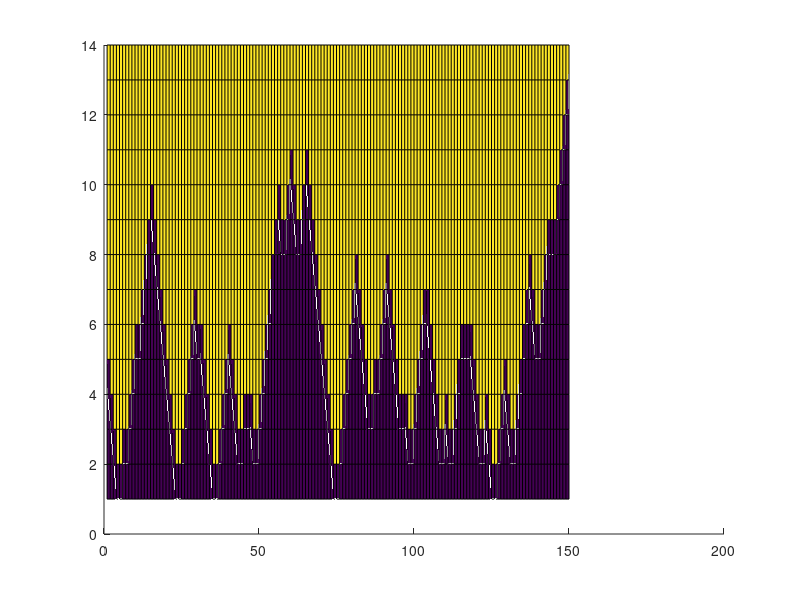
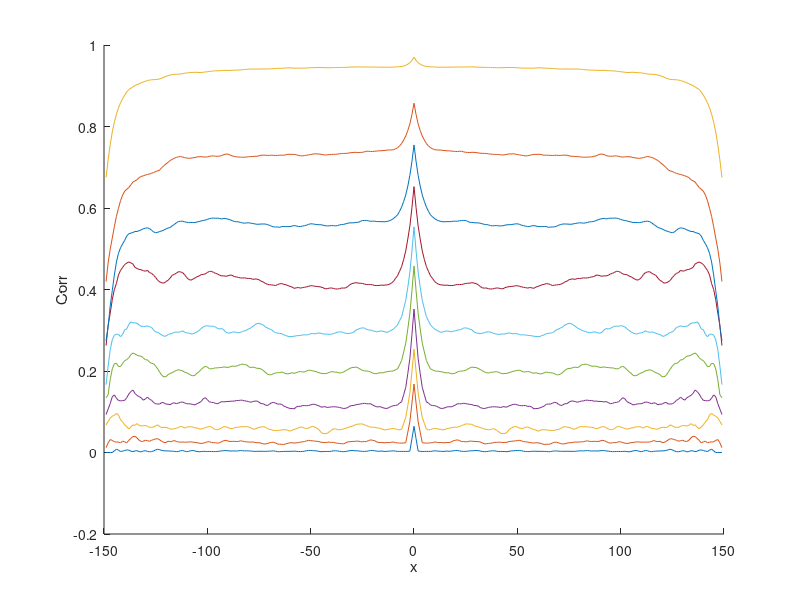
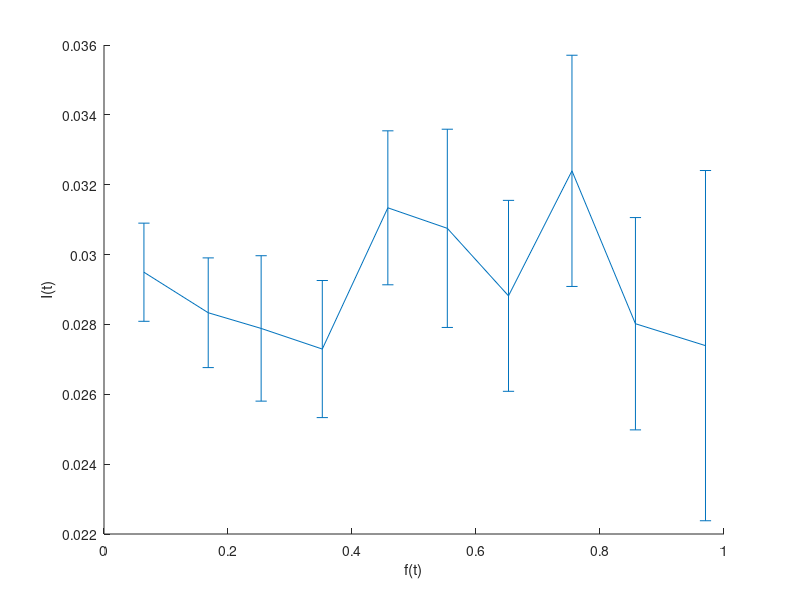

MATLAB code for these plots, in order:
%I simulate a nucleation and growth process on N blocks with variable
%velocity and I(t). 
%The initiation events are selected depending on the threshold thre. The
%I(t) for the fiber is then calculated as for the experiments.
%The unbiased autocorrelation and the I(t) are plotted and the set of
%simulated fibers saved in sample

clear all;
close all;

Fiber_length=150;
Fiber_number=100;

thre=3; %threshold for initiation
unit=1000; %unit of the block in bp
vel=1; %Num blocks elongated per round -> used in simulation;

%Reference for unit of time
interval=1; %%interval in min between two steps of simiulation
vel_permin=vel*unit/interval; %Speed express in bp/min
realinterval=thre*interval; %interval in min in which one event can be detected; 
coeff=0;
Init_prob=@(time) (0.03*interval^(coeff+1))*time.^coeff; %I0*t^alpha with alpha in 1/(block*interval^(alpha+1))==probability/interval

%Set flag=1 to generate set of fibers
flag=1;
if flag==1
% I replicate the fibers
for i=1:Fiber_number
   clear fiber rep_frac left_fork right_fork initiations eyes real_init rep_fracinit;
   step=1;
   Init=Init_prob(interval);
   fiber=zeros(1,Fiber_length);
   rep_frac(1)=sum(fiber(1,:))/Fiber_length; 
   temp=ceil(rand(1,round(Init*Fiber_length))*Fiber_length);
   initiations{1}=temp;
  %Find forks
  left_fork{1}=(findstr(fiber(1,:),[0 1])+1)';
  right_fork{1}=(findstr(fiber(1,:),[1 0]))';
 
  while sum(fiber(end,:))<Fiber_length
      Init=Init_prob(step*interval+interval);
      fiber(step+1,:)=fiber(step,:);
      %Elongation
      %I elongate the origins of the previous step
      for k=0:vel-1
      fiber(step+1,initiations{step}((initiations{step}-k)>=1)-k)=1;
      end
      for k=1:vel
      fiber(step+1,initiations{step}((initiations{step}+k)<=Fiber_length)+k)=1;
      end
      %Not problematic forks
      for k=1:vel
      fiber(step+1,left_fork{step}(2:end)-k)=1;
      fiber(step+1,right_fork{step}(1:end-1)+k)=1;         
      end
      %First left fork
      if ~isempty(left_fork{step})
      if  left_fork{step}(1)-vel<=0
         fiber(step+1,1:left_fork{step}(1))=1;
      else
          for k=1:vel
            fiber(step+1,left_fork{step}(1)-k)=1;     
          end
      end
      end
      %Last right fork
      if ~isempty(right_fork{step})
      if  right_fork{step}(end)+vel>=Fiber_length
         fiber(step+1,right_fork{step}(end):Fiber_length)=1;
      else
          for k=1:vel
            fiber(step+1,right_fork{step}(end)+k)=1;   
          end
      end  
      end
      %Initiation
      temp=find(rand(1,Fiber_length)<Init);
      new_init=[];
      for p=1:length(temp)
          if fiber(step+1,temp(p))==0
            new_init=[new_init,temp(p)];
          end
      end
%       temp=find(fiber(step,:)==0);
%       if length(temp)<=round(Init*length(temp))
%           new_init=temp;
%       else
%           new_init=temp(ceil(rand(1,round(Init*length(temp)))*length(temp)));
%       end
      initiations{step+1}=new_init; %The saved initiations are on unreplicated DNA
      %Find new forks  
      left_fork{step+1}=(findstr(fiber(step+1,:),[0 1])+1)';
      right_fork{step+1}=(findstr(fiber(step+1,:),[1 0]))';
      rep_frac(step+1)=sum(fiber(step+1,:))/Fiber_length;
      step=step+1;
  end
  %Calculate eyes length
  for j=1:length(fiber(:,1))
      if fiber(j,1)==0 && fiber(j,end)==0 , eyes{j}=right_fork{j}-left_fork{j}+1;
      elseif fiber(j,1)==1 && fiber(j,end)==0 && ~isempty(right_fork{j}(2:end)) , eyes{j}=right_fork{j}(2:end)-left_fork{j}+1;
      elseif fiber(j,1)==1 && fiber(j,end)==0 && isempty(right_fork{j}(2:end))  , eyes{j}=[];  
      elseif fiber(j,1)==0 && fiber(j,end)==1 && ~isempty(left_fork{j}(1:end-1))  , eyes{j}=right_fork{j}-left_fork{j}(1:end-1)+1;
      elseif fiber(j,1)==0 && fiber(j,end)==1 && isempty(left_fork{j}(1:end-1))  , eyes{j}=[]; 
      elseif fiber(j,1)==1 && fiber(j,end)==1 , eyes{j}=right_fork{j}(2:end)-left_fork{j}(1:end-1)+1;
      end
      real_init{j}=eyes{j}(eyes{j}<=thre);
  end
  
  sample(i).fiber=fiber;
  sample(i).rep_fracinit=rep_frac;
  sample(i).rep_frac=rep_frac;
  sample(i).left_fork=left_fork;
  sample(i).right_fork=right_fork;
  sample(i).eyes=eyes;
  sample(i).real_init=real_init;
  sample(i).initiations=initiations;
  sample(i).freq_init=cellfun(@length,sample(i).initiations)./((Fiber_length-sample(i).rep_frac*Fiber_length)*interval); 
  sample(i).realfreq_init=cellfun(@length,sample(i).real_init)./((Fiber_length-sample(i).rep_fracinit*Fiber_length)*realinterval);
end


sample(1).vel=vel;
sample(1).interval=interval;
sample(1).Fiber_number=Fiber_number;
sample(1).Fiber_length=Fiber_length;
sample(1).Init_prob=Init_prob;
sample(1).unit=unit;
sample(1).thre=thre;

save('sample.mat','sample');
end 

load('sample.mat');

%I plot the evolution of the fiber
figure
Num=1;
hold all
surface(1:Fiber_length,1:length(sample(Num).fiber(:,1)),sample(Num).fiber)
hold off

%I divide the fibers depending on replicated fraction and I calculate
%avereage replicated fraction, frequency of initiation and correlation
%function with errors
maxlength_bineyes=1;
num_bineyes=10;
centerseyes=maxlength_bineyes/(num_bineyes*2):maxlength_bineyes/(num_bineyes):maxlength_bineyes*(2*num_bineyes-1)/(num_bineyes*2);
reptot=[];
k=1;

for i=0:maxlength_bineyes/(num_bineyes):maxlength_bineyes*(num_bineyes-1)/num_bineyes
    select=[];
    position=[];
    select_freq=[];
    select_rep=[];
    valuecorrmatrix=[];
    for j=1:Fiber_number
    temp=find(sample(j).rep_frac>i & sample(j).rep_frac<=i+(maxlength_bineyes/(num_bineyes)));
    select= [select,temp];
    position= [position,j*ones(1,length(temp))];
    sample(j).freq_init(isnan(sample(j).freq_init))=0;
    select_freq=[select_freq,sample(j).freq_init(temp)];
    sample(j).rep_frac(isnan(sample(j).rep_frac))=0;
    select_rep=[select_rep,sample(j).rep_frac(temp)];
    end
    for q=1:length(select)
    [valuecorrmatrix(q,:),lags]=xcorr(sample(position(q)).fiber(select(q),:),sample(position(q)).fiber(select(q),:),'unbiased');
    end
    selectall{k}=select;
    positionall{k}=position;
    freqall{k}=select_freq;
    repall{k}=select_rep;
    valuecorrall{k}=valuecorrmatrix;
    k=k+1;
end

rf=cellfun(@mean,repall);
rferr=cellfun(@std,repall)./sqrt(cellfun(@length,repall));
inf=cellfun(@mean,freqall);
inferr=cellfun(@std,freqall)./sqrt(cellfun(@length,freqall));


for q=1:length(valuecorrall)
    if ~isempty(valuecorrall{q})
   funcorr(q,:)=mean(valuecorrall{q});
   funcorrerr(q,:)=std(valuecorrall{q})/sqrt(length(valuecorrall{q}(:,1)));
    else
        funcorr(q,:)=0;
   funcorrerr(q,:)=0;
    end
end

figure;
hold on
x=-Fiber_length+1:Fiber_length-1;
ylabel('Corr');
xlabel('x');
for i=1:length(funcorr(:,1))
    plot(x,funcorr(i,:));
% errorbar(x,funcorr(i,:),funcorrerr(i,:));
end

figure;
hold on
ylabel('I(t)');
xlabel('f(t)');
errorbar(rf,inf,inferr);
